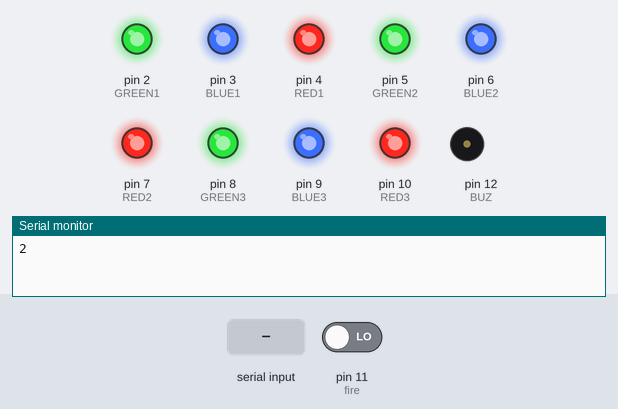
Recording of a sketch running on a simulated Arduino Uno, built with avr-gcc and run on an emulated ATmega328P. Shown: output pins drawn as LEDs (lit = HIGH), buzzer (waves = sounding), the last lines printed to the serial monitor. The inputs (shaded band) are chosen by the test bench; at power-on: pin 11 (fire) LOW.

Above: at 2.0 s.
2.1 s: "1\n" received over Serial
At 3.8 s:
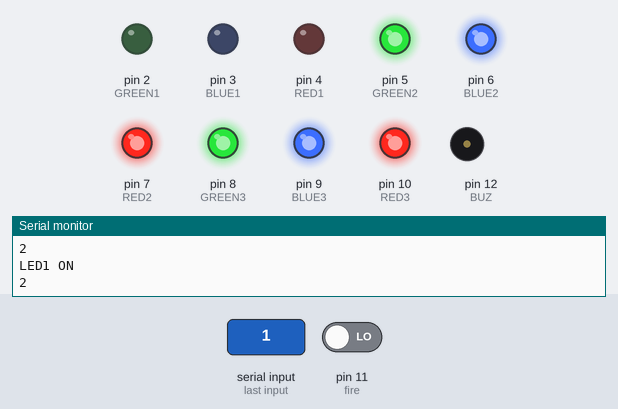
4.5 s: pin 11 (fire) driven HIGH
At 5.3 s:
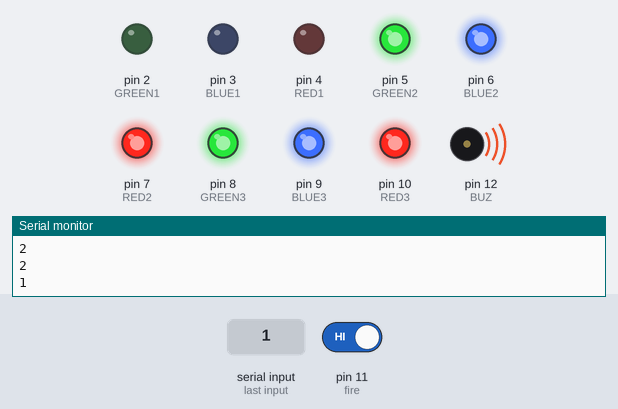
8.7 s: "0\n" received over Serial
At 9.6 s:
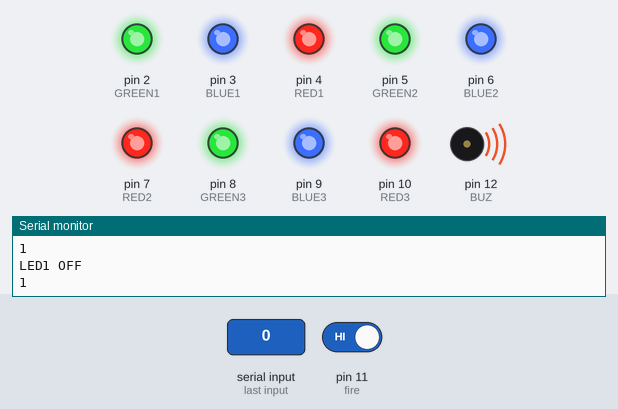
12.9 s: "7\n" received over Serial
At 13.8 s:
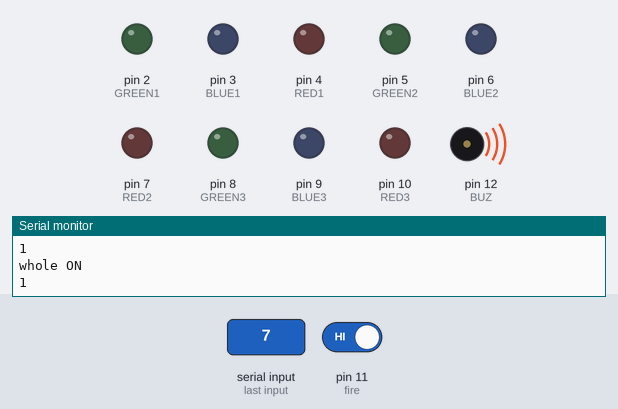
17.1 s: "2\n" received over Serial
At 21.2 s:
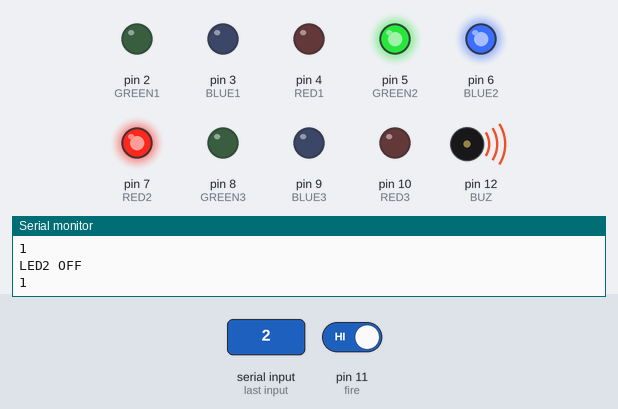
21.3 s: "0\n" received over Serial
At 25.4 s:
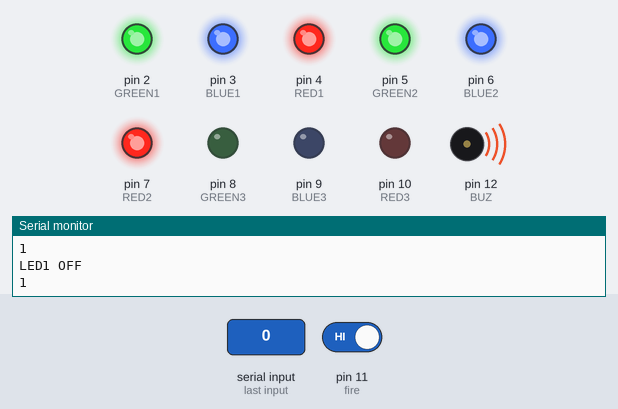
Timing chart, 0 to 33.5 s (numbered marks = the images above; inputs shaded):
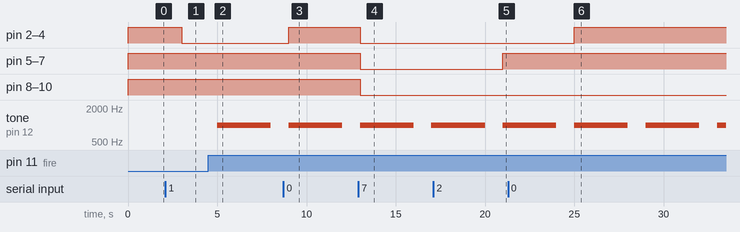

Measured:
- after the input at 2.1 s, pin 2 (GREEN1), pin 3 (BLUE1), pin 4 (RED1): HIGH → LOW after 0.90 s
- after the input at 4.5 s, tone on pin 12 (BUZ): silent → 1000 Hz after 0.50 s, → silent 3.0 s later
- after the input at 8.7 s, pin 2 (GREEN1), pin 3 (BLUE1), pin 4 (RED1): LOW → HIGH after 0.30 s
- after the input at 12.9 s, pin 2 (GREEN1), pin 3 (BLUE1), pin 4 (RED1), pin 5 (GREEN2), pin 6 (BLUE2), pin 7 (RED2), pin 8 (GREEN3), pin 9 (BLUE3), pin 10 (RED3): HIGH → LOW after 0.10 s
- after the input at 17.1 s, pin 5 (GREEN2), pin 6 (BLUE2), pin 7 (RED2): LOW → HIGH after 3.9 s
- after the input at 21.3 s, pin 2 (GREEN1), pin 3 (BLUE1), pin 4 (RED1): LOW → HIGH after 3.7 s

The sketch:

2floorled_aug02a.ino
```cpp
//LED
#define RED1 4
#define BLUE1 3
#define GREEN1 2
#define RED2 7
#define BLUE2 6
#define GREEN2 5
#define RED3 10
#define BLUE3 9
#define GREEN3 8

// 화재감지센서
// #define FLAME 11
int fire = 11;
int val = 0;

// 부저
#define BUZ 12

void LED1powerOff()
{ // LED common anode라서 high가 비활성화 low가 활성화임
  digitalWrite(RED1, HIGH);
  digitalWrite(BLUE1, HIGH);
  digitalWrite(GREEN1, HIGH);
}

void LED2powerOff()
{ // LED common anode라서 high가 비활성화 low가 활성화임
  digitalWrite(RED2, HIGH);
  digitalWrite(BLUE2, HIGH);
  digitalWrite(GREEN2, HIGH);
}

void LED3powerOff()
{ // LED common anode라서 high가 비활성화 low가 활성화임
  digitalWrite(RED3, HIGH);
  digitalWrite(BLUE3, HIGH);
  digitalWrite(GREEN3, HIGH);
}

void setup()
{
  Serial.begin(9600); // 라즈베리 파이와 시리얼 통신
  //부저
  pinMode(fire, INPUT);
  pinMode(BUZ, OUTPUT);

  //LED
  pinMode(RED1, OUTPUT);
  pinMode(RED2, OUTPUT);
  pinMode(RED3, OUTPUT);
  pinMode(BLUE1, OUTPUT);
  pinMode(BLUE2, OUTPUT);
  pinMode(BLUE3, OUTPUT);
  pinMode(GREEN1, OUTPUT);
  pinMode(GREEN2, OUTPUT);
  pinMode(GREEN3, OUTPUT);

  LED1powerOff();
  LED2powerOff();
  LED3powerOff();

}

void loop()
{delay(1000);

  val = digitalRead(fire);

  // noTone(BUZ);

  // LED
  if (Serial.available() > 0)
  {
    String command = Serial.readStringUntil('\n');

    if (command == "0")
    {
      LED1powerOff();
      Serial.println("LED1 OFF");
    }
    else if (command == "1")
    {
      digitalWrite(RED1, LOW);
      digitalWrite(BLUE1, LOW);
      digitalWrite(GREEN1, LOW);
      Serial.println("LED1 ON");
    }
    else if (command == "2")
    {
      LED2powerOff();
      Serial.println("LED2 OFF");
    }
    else if (command == "3")
    {
      digitalWrite(RED2, LOW);
      digitalWrite(BLUE2, LOW);
      digitalWrite(GREEN2, LOW);
      Serial.println("LED2 ON");
    }
    else if (command == "4")
    {
      LED3powerOff();
      Serial.println("LED3 OFF");
    }
    else if (command == "5")
    {
      digitalWrite(RED3, LOW);
      digitalWrite(BLUE3, LOW);
      digitalWrite(GREEN3, LOW);
      Serial.println("LED3 ON");
    }
    else if (command == "6")
    {
      LED1powerOff();
      LED2powerOff();
      LED3powerOff();
      Serial.println("whole OFF");
    }
    else if (command == "7")
    {
      digitalWrite(RED1, LOW);
      digitalWrite(BLUE1, LOW);
      digitalWrite(GREEN1, LOW);
      digitalWrite(RED2, LOW);
      digitalWrite(BLUE2, LOW);
      digitalWrite(GREEN2, LOW);
      digitalWrite(RED3, LOW);
      digitalWrite(BLUE3, LOW);
      digitalWrite(GREEN3, LOW);
      Serial.println("whole ON");
    }
  }
  //화재
  if (val == HIGH)  // 불 o
  {
//    digitalWrite(RED1, LOW);
//    digitalWrite(RED2, LOW);
//    digitalWrite(RED3, LOW);
//    digitalWrite(BLUE1, HIGH);
//    digitalWrite(BLUE2, HIGH);
//    digitalWrite(BLUE3, HIGH);
//    digitalWrite(GREEN1, HIGH);
//    digitalWrite(GREEN2, HIGH);
//    digitalWrite(GREEN3, HIGH);

    Serial.println("1");
    tone(BUZ, 1000);
    delay(3000);
    noTone(BUZ);

  }
  else if (val == LOW)    //불x
  {
    Serial.println("2");
    noTone(BUZ);

  }
//  if (val == HIGH)
//  {
//    digitalWrite(RED1, LOW);
//    digitalWrite(RED2, LOW);
//  digitalWrite(RED3, LOW);
//    digitalWrite(BLUE1, HIGH);
//    digitalWrite(BLUE2, HIGH);
//    digitalWrite(BLUE3, HIGH);
//    digitalWrite(GREEN1, HIGH);
//  digitalWrite(GREEN2, HIGH);
//    digitalWrite(GREEN3, HIGH);
//  }
//    Serial.println("1");
//    for(int i = 0; i<5; i++)
//      {
//        tone(BUZ, 500, 100);
//        delay(1000);
//      }
//    }
//    else
//    {
//      Serial.println("0");
//
//      noTone(BUZ);
//}
}
```
